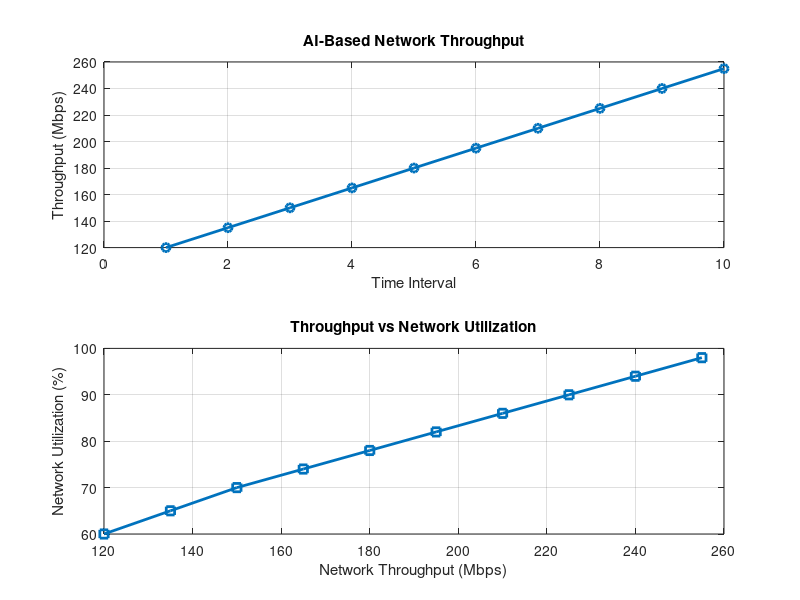

The MATLAB source for this figure:
clc;
clear;
close all;
% Time intervals
t = 1:10;
% Network Throughput (Mbps)
Throughput = [120 135 150 165 180 195 210 225 240 255];
% Network Utilization (%)
Utilization = [60 65 70 74 78 82 86 90 94 98];
figure
% -------- Graph 1 --------
subplot(2,1,1)
plot(t,Throughput,'-o','LineWidth',2)
title('AI-Based Network Throughput')
xlabel('Time Interval')
ylabel('Throughput (Mbps)')
grid on

% -------- Graph 2 --------
subplot(2,1,2)
plot(Throughput,Utilization,'-s','LineWidth',2)
title('Throughput vs Network Utilization')
xlabel('Network Throughput (Mbps)')
ylabel('Network Utilization (%)')
grid on
disp('Time Throughput(Mbps) Utilization(%)')
disp([t' Throughput' Utilization'])
